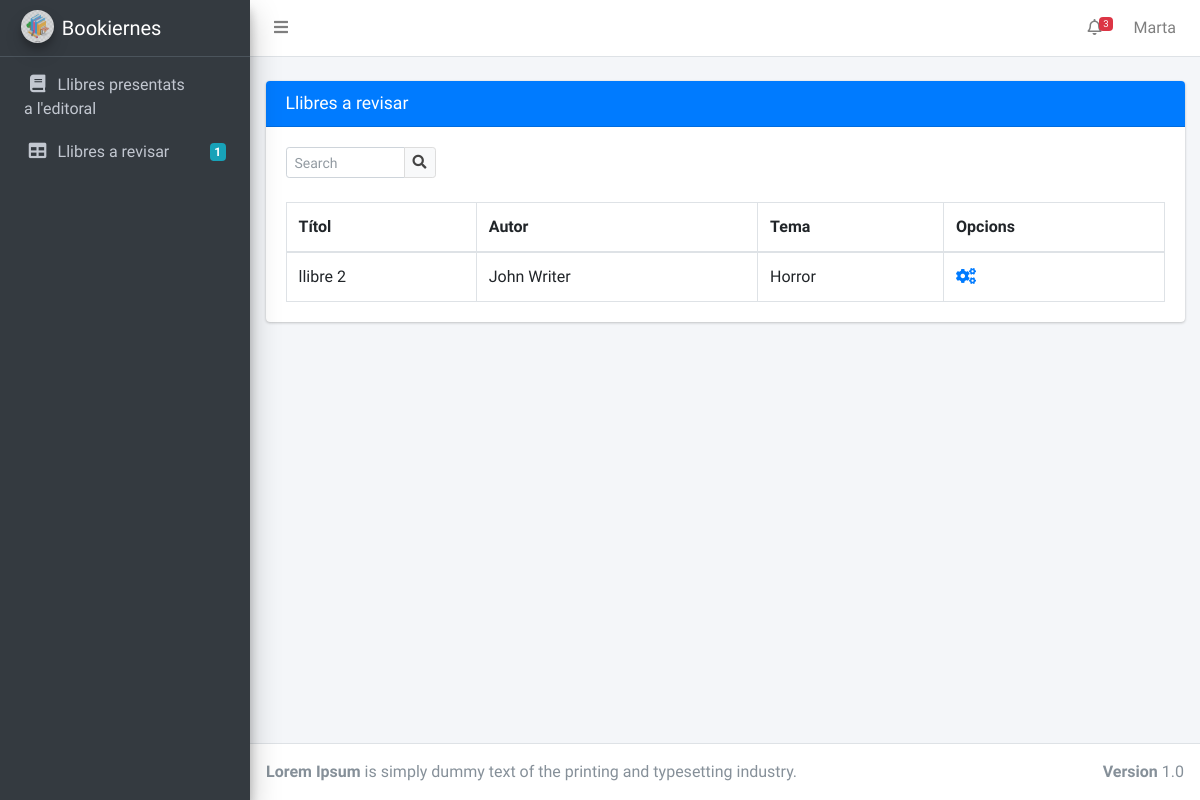
Page /editor_book_revision/ (signed in) on the committed database.
### BookiernesApp/models.py (models this page shows, shortened)
class User(AbstractUser):
    USER_TYPE_CHOICES = [('writer', 'Escritor'), ('editor', 'Editor'), ('main_editor', 'Escriptor principal'), ]
    user_type = models.CharField(
        max_length=255,
        choices=USER_TYPE_CHOICES,
        default='writer',
    )
    path_profile_photo = models.FileField(upload_to='profile_photo', null=True, blank=True)
    def get_user_type_name(self):
        return dict(self.USER_TYPE_CHOICES)[self.user_type]

class Editor(models.Model):
    user = models.OneToOneField(User, on_delete=models.CASCADE, null=True, related_name='editor_profile')
    assigned_theme = models.ForeignKey(Theme, null=True, on_delete=models.CASCADE)
    name = models.CharField(max_length=255)
    def get_presented_books(self):
        if self.user.user_type == 'main_editor':
            return Book.objects.all().filter(book_status="presented")
    def get_books_to_revise(self):
        return self.books_assigned.all().filter(Q(book_status="revised") | Q(book_status='modifying'))

class Book(models.Model):
    BOOK_STATUSES = [('presented', 'Presentat'), ('revised', 'Revisat'), ('modifying', 'Modificant'),
                     ('accepted', 'Aceptat'), ('rejected', 'Rebutjat'), ('published', 'Publicat'),
                     ('new_version', 'New Version')]
    title = models.CharField(null=True, max_length=255, blank=True)
    author = models.ForeignKey(Writer, null=True, on_delete=models.PROTECT, blank=True)
    assigned_to = models.ForeignKey(Editor, null=True, on_delete=models.PROTECT, related_name='books_assigned',
                                    blank=True)
    book_status = models.CharField(null=True, max_length=255, choices=BOOK_STATUSES, blank=True)
    description = models.TextField(null=True, blank=True)
    theme = models.ForeignKey(Theme, null=True, on_delete=models.PROTECT, related_name='books_themes', blank=True)
    path = models.FileField(upload_to='book', null=True, blank=True)
    main_editor_comment = models.TextField(null=True, blank=True)

class Writer(models.Model):
    user = models.OneToOneField(User, on_delete=models.CASCADE, null=True, related_name='writer_profile')
    name = models.CharField(max_length=255)
    def __str__(self):
        return str(self.name)

class Theme(models.Model):
    name = models.CharField(max_length=255)
    def __str__(self):
        return str(self.name)

### BookiernesApp/views/editor_views.py (the view)
# urls.py: url(r'^editor_book_revision/$', login_required(EditorBookRevision.as_view()), name='editor_book_revision'),
@method_decorator([login_required, editor_required], name='dispatch')
class EditorBookRevision(ListView):
    model = Book
    template_name = 'html_templates/Editor/Editor_BooksToRevise.html'

### BookiernesApp/models.py (called while the page is built)
    def get_user(self):
        return self.user.first_name + " " + self.user.last_name

### BookiernesApp/templates/html_templates/Editor/Editor_BooksToRevise.html (shortened to what this page needs)
{% extends "html_templates/Blocks/Base.html" %}
{% block head %}
    <link rel="stylesheet" href="../../../static/BookiernesApp/css/all.min.css">
    <link rel="stylesheet" href="https://use.fontawesome.com/releases/v5.7.0/css/all.css"
>
    <link rel="stylesheet" href="../../../static/BookiernesApp/css/adminlte.min.css">
{% endblock %}
{% block content %}
    <div class="content-wrapper">
        <br>
        <section class="content">
            <div class="container-fluid">
                <div class="card card-primary">
                    <div class="card-header">
                        <h3 class="card-title">Llibres a revisar</h3>
                    </div>
                    <div class="card-body">
                        <div class="input-group input-group-sm" style="width: 150px;">
                            <input type="text" name="table_search" class="form-control float-right"
                                   placeholder="Search">
                            <div class="input-group-append">
                                <button type="submit" class="btn btn-default">
                                    <i class="fas fa-search"></i>
                                </button>
                            </div>
                        </div>
                        <br>
                        <table class="table table-bordered">
                            <thead>
                            <tr>
                                <th>Títol</th>
                                <th>Autor</th>
                                <th>Tema</th>
                                <th>Opcions</th>
                            </tr>
                            </thead>
                            <tbody>
                            {% for book in user.editor_profile.get_books_to_revise %}
                                <tr>
                                    <td>{{ book.title }}</td>
                                    <td> {{ book.author }}</td>
                                    <td> {{ book.theme }}</td>
                                    <td><a href="{% url 'BookiernesApp:editor_book_detail' book.id %}"><i
                                            class="nav-icon fas fa-cogs"></i></a>
                                    </td>
                                </tr>
                            {% endfor %}
                            </tbody>
                        </table>
                    </div>
                </div>
            </div>
        </section>
    </div>
{% endblock %}

### BookiernesApp/templates/html_templates/Blocks/Base.html (shortened to what this page needs)
<!DOCTYPE html>
<html lang="en">
<head>
    {% block head %}
    {% endblock %}
</head>
<body class="hold-transition sidebar-mini layout-fixed">
<div class="wrapper">
    <nav class="main-header navbar navbar-expand navbar-white navbar-light">
        <ul class="navbar-nav">
            <li class="nav-item">
                <a class="nav-link" data-widget="pushmenu" href="#" role="button"><i class="fas fa-bars"></i></a>
            </li>
        </ul>
        <ul class="navbar-nav ml-auto">
            <li class="nav-item dropdown">
                <a class="nav-link" data-toggle="dropdown" href="#">
                    <i class="far fa-bell"></i>
                    {% if user.destination_user_notifications.count > 0 %}
                        <span class="badge badge-danger navbar-badge"> {{ user.destination_user_notifications.count }} </span>
                    {% endif %}
                </a>
            </li>
            <li class="nav-item dropdown">
                <a class="nav-link" data-toggle="dropdown" href="#">
                    {{ user.first_name }}
                </a>
            </li>
        </ul>
    </nav>
    <aside class="main-sidebar sidebar-dark-primary elevation-4">
        <a href="#" class="brand-link">
            <img src="../../../static/BookiernesApp/img/logo_Bookiernes.png" alt="Bookiernes Logo"
                 class="brand-image img-circle elevation-3" style="opacity: .8">
            <span class="brand-text font-weight-light">Bookiernes</span>
        </a>
        <div class="sidebar">
            <nav class="mt-2">
                <ul class="nav nav-pills nav-sidebar flex-column" data-widget="treeview" role="menu"
                    data-accordion="false">
                    {% if user.user_type == 'main_editor' %}
                        <li class="nav-item">
                            <a href="{% url 'BookiernesApp:maineditor_books_presented_editorial' %}" class="nav-link">
                                <i class="nav-icon fas fa-book"></i>
                                <p>
                                    Llibres presentats <br>
                                    a l'editoral</p>
                            </a>
                        </li>
                    {% endif %}
                    {% if user.user_type == 'main_editor' or user.user_type == 'editor' %}
                        <li class="nav-item">
                            <a href="{% url 'BookiernesApp:editor_book_revision' %}" class="nav-link">
                                <i class="nav-icon fas fa-table"></i>
                                <p>
                                    Llibres a revisar
                                    {% if user.editor_profile.get_books_to_revise.count > 0 %}
                                        <span class="badge badge-info right">{{ user.editor_profile.get_books_to_revise.count }}</span>
                                    {% endif %}
                                </p>
                            </a>
                        </li>
                    {% endif %}
                </ul>
            </nav>
        </div>
    </aside>
    {% block content %}
    {% endblock %}
    <footer class="main-footer">
        <strong>Lorem Ipsum</strong>
        is simply dummy text of the printing and typesetting industry.
        <div class="float-right d-none d-sm-inline-block">
            <strong>Version</strong> 1.0
        </div>
    </footer>
</div>
</body>
</html>

### rows in the picture
User: destination_user_notifications.count "3", first_name "Marta", editor_profile.get_books_to_revise.count "1"
Book: title "llibre 2", author "John Writer", theme "Horror"
